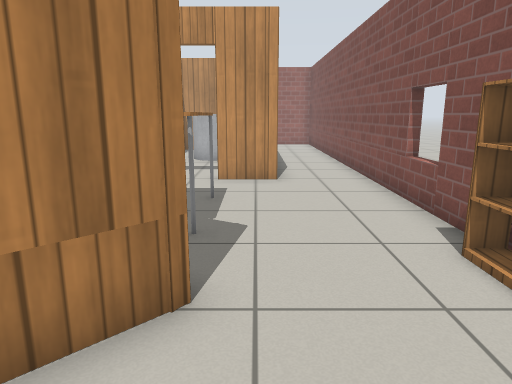
View 1 (above)

17 first-person views from a walk through a world built for the Gazebo simulator. The camera is 1 m above the floor, tilts 12° down and sees 70° across. Floor lines are 1 m apart. The floor is counted in squares, 0.5 m on a side. Each view is taken from the middle of a square. On the plan, view 1 faces up. The plan holds only what a view shows up to about 19 squares ahead; the rest is blank. Robots are left out. Gazebo's built-in surfaces are drawn with simple patterns.

View 2
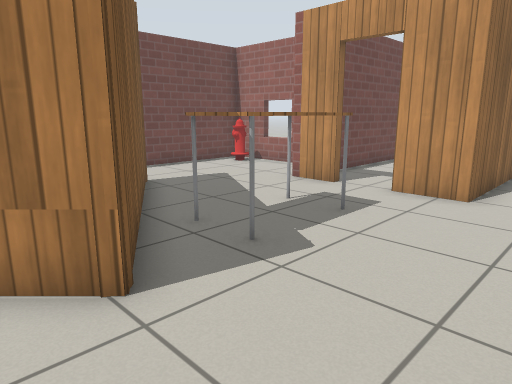

View 3
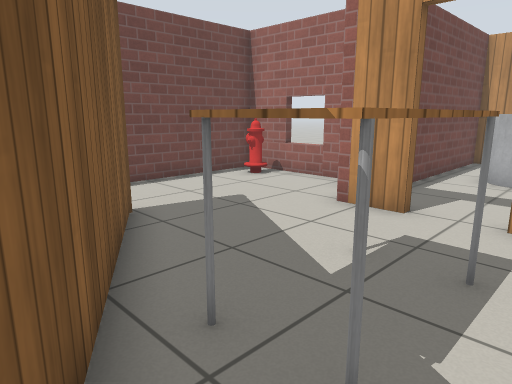

View 4
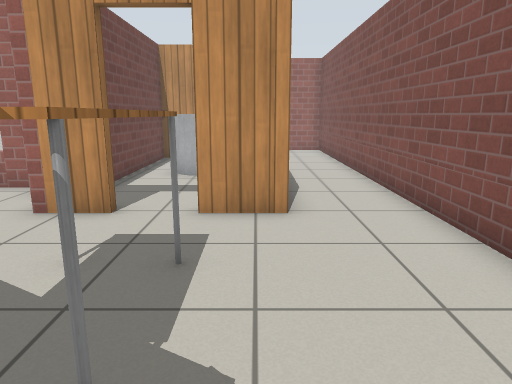

View 5
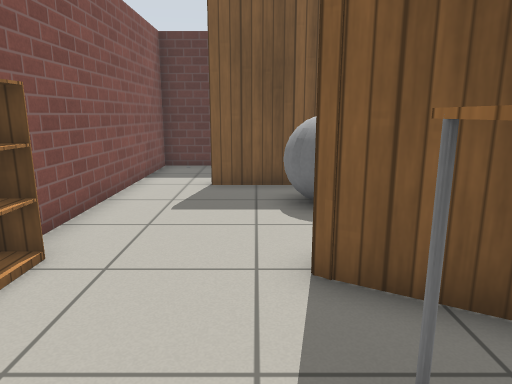

View 6
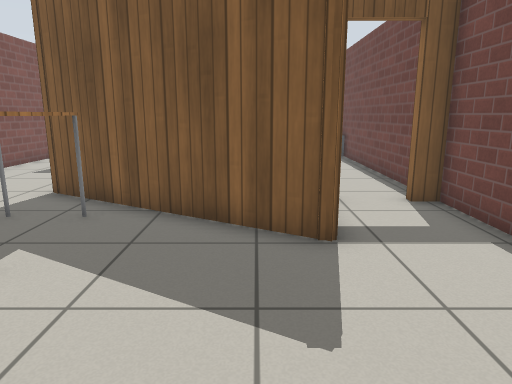

View 7
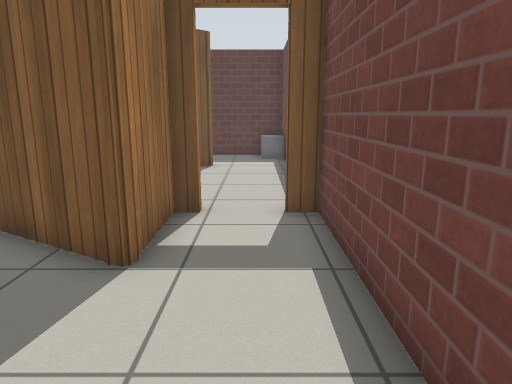

View 8
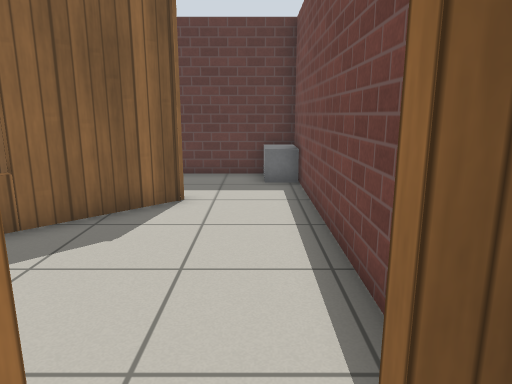

View 9
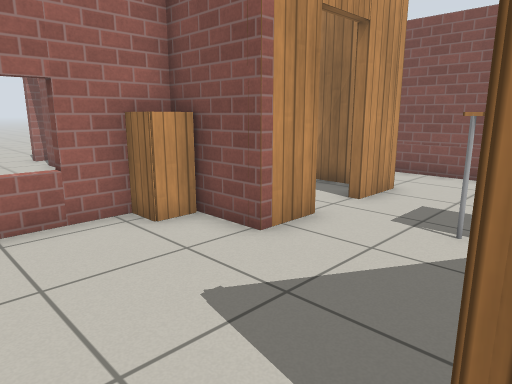

View 10
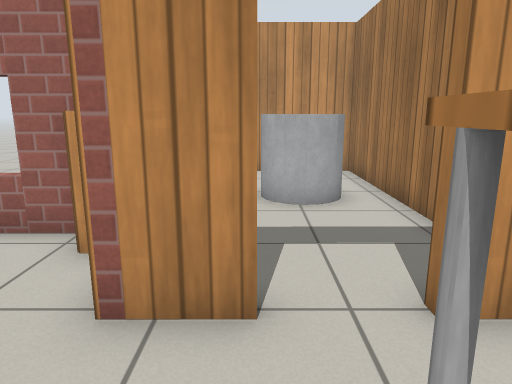

View 11
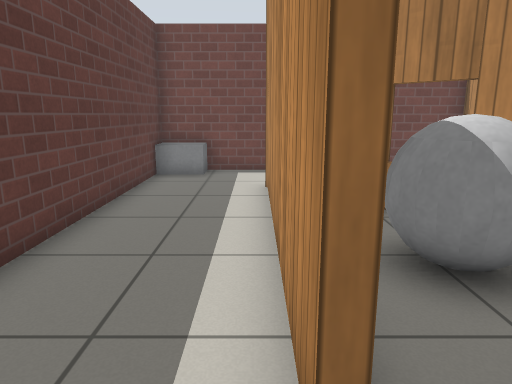

View 12
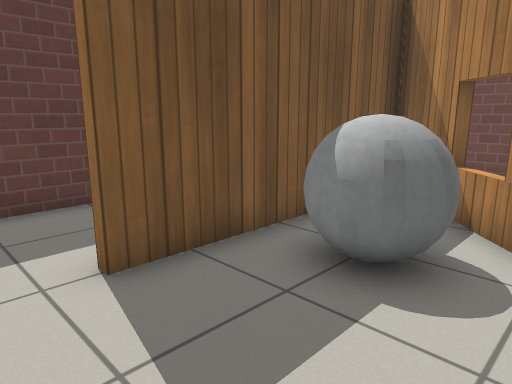

View 13
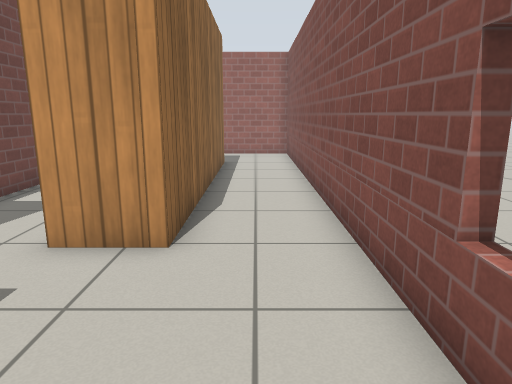

View 14
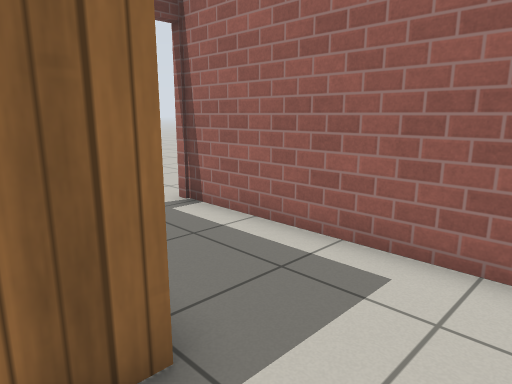

View 15
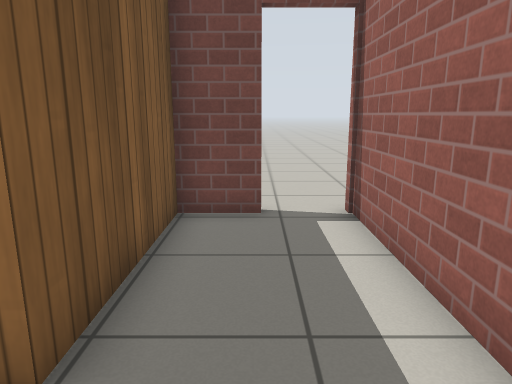

View 16
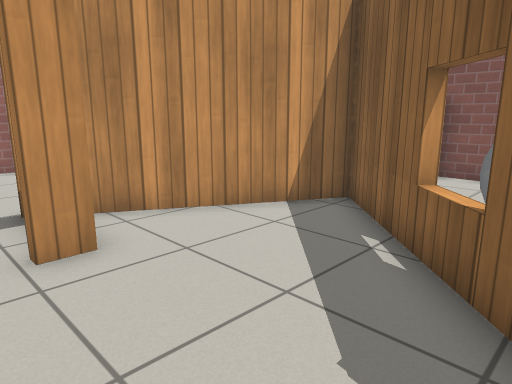

View 17
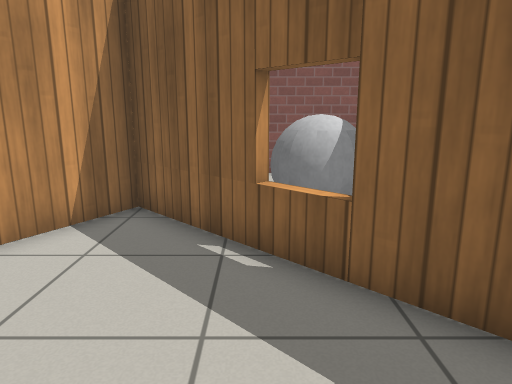

### Floor plan
Ten units are one square. View 1 is at (0, 0); x grows to the right and y downward. Boxes are objects, and circles mark ways between rooms. Rooms are numbered by the first view taken in them; rooms with no view inside come last. Other rooms are left out.
<svg viewBox="-108 -255 149 324">
<path fill="none" stroke="#000" d="M-30 -113 -46 -113 -46 -122M-55 -140 -103 -140 -103 -47M-7 -37 -19 -24M36 -49 36 -250 -46 -250M-78 -47 -73 -47 -73 -73 -72 -74 -7 -37 -9 -33M-31 -13 -52 8M36 24 36 -33M-43 -231 -43 -214 7 -214 7 -113 -12 -113M-67 24 13 24M-52 8 -67 24M-74 26 -12 -36 -62 -65M-85 64 36 64 36 24M13 24 13 27 -70 27M-70 -44 -78 -44M-103 -44 -103 45M4 -125 4 -211 -43 -211 -43 -136"/>
<rect x="-95" y="-135" width="10" height="10" fill="#bbb"><title>fire hydrant</title></rect>
<rect x="-55" y="-145" width="10" height="20" fill="#bbb"><title>cabinet</title></rect>
<rect x="-35" y="-5" width="30" height="20" fill="#bbb"><title>grey ball</title></rect>
<rect x="-25" y="-95" width="20" height="40" fill="#bbb"><title>table</title></rect>
<rect x="25" y="-55" width="10" height="30" fill="#bbb"><title>bookshelf</title></rect>
<rect x="-35" y="-175" width="30" height="20" fill="#bbb"><title>grey cylinder</title></rect>
<circle cx="-85" cy="-45" r="3" fill="#2a7"/>
<circle cx="25" cy="20" r="3" fill="#2a7"/>
<circle cx="-23" cy="-113" r="3" fill="#2a7"/>
<text x="-10" y="-100">1</text>
<text x="-50" y="30">2</text>
<text x="-20" y="-170">3</text>
</svg>
Room 1 opens to room 2. Room 1 opens to room 3.

Where each view was taken, in squares from view 1:
view 1: 0 up, 0 right, facing up
view 2: 2 up, 3 right, facing up-left
view 3: 4 up, 0 right, facing up-left
view 4: 4 up, 0 right, facing up
view 5: 8 up, 0 right, facing down
view 6: 13 up, 6 left, facing down
view 7: 12 up, 9 left, facing down
view 8: 6 up, 9 left, facing down
view 9: 7 up, 9 left, facing up-right
view 10: 8 up, 3 left, facing up
view 11: 3 down, 3 right, facing left
view 12: 2 up, 3 right, facing down-left
view 13: 6 up, 2 right, facing up
view 14: 20 up, 3 right, facing up-left
view 15: 23 up, 3 right, facing left
view 16: 1 down, 9 left, facing up-right
view 17: 1 up, 9 left, facing right
